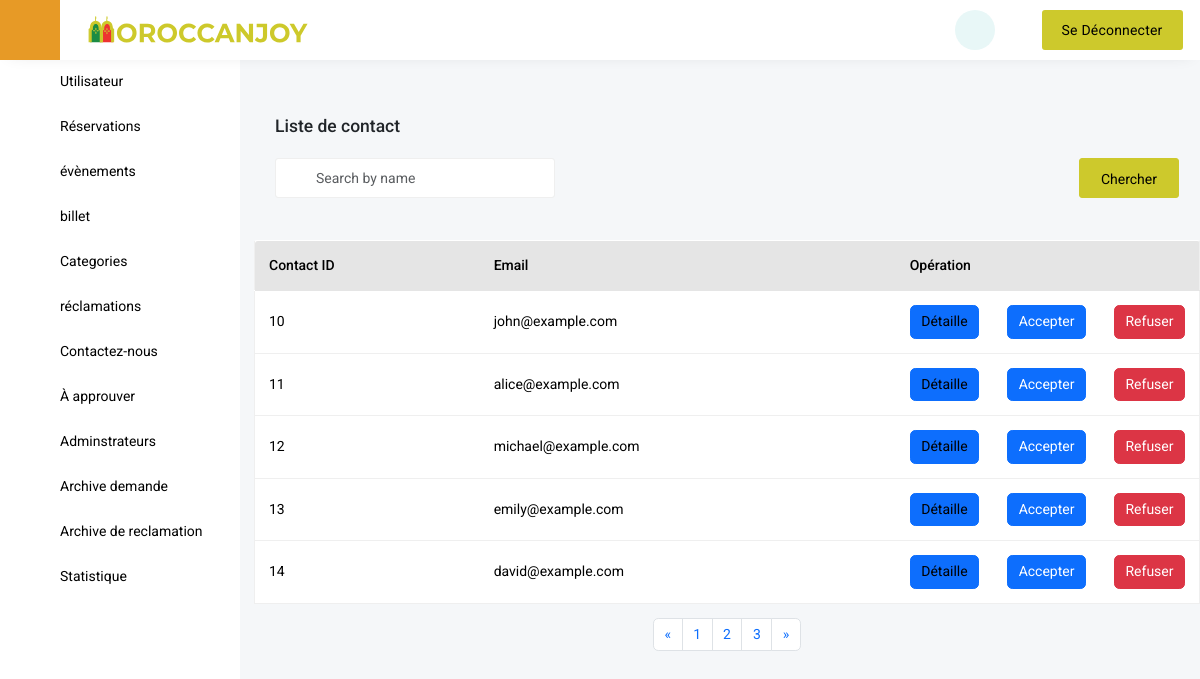
Page /Contact.php (signed in) on the committed database.
### tables this page shows
CREATE TABLE `contact_us` (
  `contact_id` int(11) NOT NULL,
  `c_nom` varchar(30) NOT NULL,
  `c_prenom` varchar(30) NOT NULL,
  `c_phone` varchar(30) NOT NULL,
  `c_email` varchar(100) NOT NULL,
  `c_message` varchar(500) NOT NULL,
  `user_id` int(11) NOT NULL
);

### Contact.php (the view, shortened to what this page needs)
<!DOCTYPE html>
<html lang="en" class="h-100">
	<head>
		<link href='vendor/unicons-2.0.1/css/unicons.css' rel='stylesheet'>
		<link href="css/style.css" rel="stylesheet">
		<link href="css/vertical-responsive-menu.min.css" rel="stylesheet">
		<link href="css/datepicker.min.css" rel="stylesheet">
		<link href="css/responsive.css" rel="stylesheet">
		<link href="css/night-mode.css" rel="stylesheet">
		<link href="vendor/fontawesome-free/css/all.min.css" rel="stylesheet">
		<link href="vendor/OwlCarousel/assets/owl.carousel.css" rel="stylesheet">
		<link href="vendor/OwlCarousel/assets/owl.theme.default.min.css" rel="stylesheet">
		<link href="vendor/bootstrap/css/bootstrap.min.css" rel="stylesheet">
		<link href="vendor/bootstrap-select/dist/css/bootstrap-select.min.css" rel="stylesheet">
	</head>
    <body class="d-flex flex-column h-100">
    <header class="header">
		<div class="header-inner">
			<nav class="navbar navbar-expand-lg bg-barren barren-head navbar fixed-top justify-content-sm-start pt-0 pb-0 ps-lg-0 pe-2">
				<div class="container-fluid ps-0">
					<button id="collapse_menu" class="collapse_menu me-4">
						<i class="fa-solid fa-bars collapse_menu--icon "></i>
						<span class="collapse_menu--label"></span>
					</button>
					<a class="navbar-brand order-1 order-lg-0 ml-lg-0 ml-2 me-auto" href="index.php">
						<div class="main-logo" id="logo">
							<img src="images/logo.svg" alt="">
						</div>
					</a>
					<div class="right-header order-2">
                        <ul class="align-self-stretch">
                        <li>
						<div class="night_mode_switch__btn">
                            <div id="night-mode" class="fas fa-moon fa-sun"></div>
							<li style="list-style: none;">
								<a href="sign-out-admin.php" class="create-btn btn-hover">
									<span>Se déconnecter</span>
								</a>
							</li>
                        </div>
                    </ul>
                    </li></div>
				</div>
			</nav>
		</div>
	</header>
	<?php include 'include/VerticaleNav.php' ?>
<form action="" method="post">
<div class="wrapper wrapper-body">
	<div class="dashboard-wrap-content p-4">
		<h5 class="mb-4">Liste de contact</h5>
		<div class="d-md-flex flex-wrap align-items-center">
			<div class="dashboard-date-wrap">
				<div class="form-group">
					<div class="relative-input position-relative">
                        <input class="form-control h_40" type="text" placeholder="Search by name" value="" name="crs" >
						<i class="uil uil-search"></i>
					</div>
				</div>
			</div>
			<div class="ocard-right">
				<button class="pe-4 ps-4 main-btn h_40 w-100" type="submit" name="sear">Chercher</button>
			</div>
		</div>
	</div>
	<div class="tab-content">
		<div class="tab-pane fade active show" id="overview-tab" role="tabpanel">
			<div class="table-card mt-4">
				<div class="main-table">
					<div class="table-responsive">
					<?php
					require_once "connect/DataBase.php";
					$sqlState = $connection->prepare("SELECT * FROM `contact_us`");
										$sqlState->execute();
										$np=$sqlState->rowCount();
										$nnp=5;
										$tp=ceil($np/$nnp);?>
						<table class="table">
							<thead class="thead-dark">
								<tr>
									<th scope="col">Contact ID</th>
									<th scope="col">Email</th>
									<th scope="col" colspan="3" class="w-25">Opération</th>
								</tr>
							</thead>
							<tbody>
                            <?php
							if(isset($_POST['sear'])){
								require_once "connect/DataBase.php";
								$sr = $_POST['crs'];
								$demandes= $connection->query("SELECT * FROM contact_us WHERE contact_id like '%$sr%' or c_nom like '%$sr%' or c_prenom like '%$sr%' or c_phone like '%$sr%' or c_email like '%$sr%' or c_message like '%$sr%'")->fetchAll(PDO::FETCH_ASSOC);
								foreach($demandes as $demande){
							?>
								<tr>
                                <td><?php echo $demande['contact_id']?></td>
									<td><?php echo $demande['c_email']?></td>
									<td><span class="action-btn btn btn-primary"><a href="Contact_detaille.php?id=<?php echo $demande['contact_id']?>" >Détaille</a></span></td>
                                    <td><span class="action-btn"><a  href="#" ><button class="btn btn-primary">Accepter</button></a>
                                    <td><span class="action-btn"><a href="refuser_contact.php?id=<?php echo $demande['contact_id']?>" onclick= "return confirm( 'Voulez vous vraiment Refuser le contact de <?php echo $demande['c_email']?>' );"><button class="btn btn-danger">Refuser</button></a></span></td></td>
								</tr>
								<?php
																		}
																	?>
							<?php
							}else{
							?>
							<?php
								require_once "connect/DataBase.php";
						$demandes= $connection->query('SELECT * FROM `contact_us`')->fetchAll(PDO::FETCH_ASSOC);
						if(isset($_GET['page'])){
							$page=$_GET['page'];
						}else {
							if(isset($_GET['next'])){
								if($_GET['next']==$tp){
									$page=$tp;
								}
							}else{
								$page=1;
							}
						}
						$slimt=($page-1)*$nnp;
						$demandes= $connection->query("SELECT * FROM `contact_us` limit $slimt,$nnp ")->fetchAll(PDO::FETCH_ASSOC);
						foreach($demandes as $demande){
																	?>
								<tr>
									<td><?php echo $demande['contact_id']?></td>
									<td><?php echo $demande['c_email']?></td>
									<td><span class="action-btn btn btn-primary"><a href="Contact_detaille.php?id=<?php echo $demande['contact_id']?>" >Détaille</a></span></td>
                                    <td><span class="action-btn"><a  href="#" ><button class="btn btn-primary">Accepter</button></a>
                                    <td><span class="action-btn"><a href="refuser_contact.php?id=<?php echo $demande['contact_id']?>" onclick= "return confirm( 'Voulez vous vraiment Refuser le contact de <?php echo $demande['c_email']?>' );"><button class="btn btn-danger">Refuser</button></a></span></td></td>
								</tr>
								<?php
																		}
																	?>
																	<?php
																		}
																	?>
							</tbody>
						</table>
					</div>
				</div>
			</div>
		</div>
    </div>
	<div class="container my-3 d-flex justify-content-center">
<nav aria-label="Page navigation example">
  <ul class="pagination">
    <li class="page-item">
      <a class="page-link"href="Contact.php?pre=<?php echo $page?>" aria-label="Previous">
        <span aria-hidden="true">&laquo;</span>
      </a>
    </li>
	<?php
										for($btn=1;$btn<=$tp;$btn++){
											?>
    <li class="page-item"><a class="page-link"href="Contact.php?page=<?php echo $btn?>"><?php echo $btn?></a></li>
	<?php
										}
										?>
    <li class="page-item">
      <a class="page-link" href="Contact.php?next=<?php echo $page?>" aria-label="Next">
        <span aria-hidden="true">&raquo;</span>
      </a>
    </li>
  </ul>
</nav>
</div>
</div>
</form>
</body>

### rows in the picture
contact_us: contact_id "10", c_email "john@example.com"
contact_us: contact_id "11", c_email "alice@example.com"
contact_us: contact_id "12", c_email "michael@example.com"
contact_us: contact_id "13", c_email "emily@example.com"
contact_us: contact_id "14", c_email "david@example.com"
